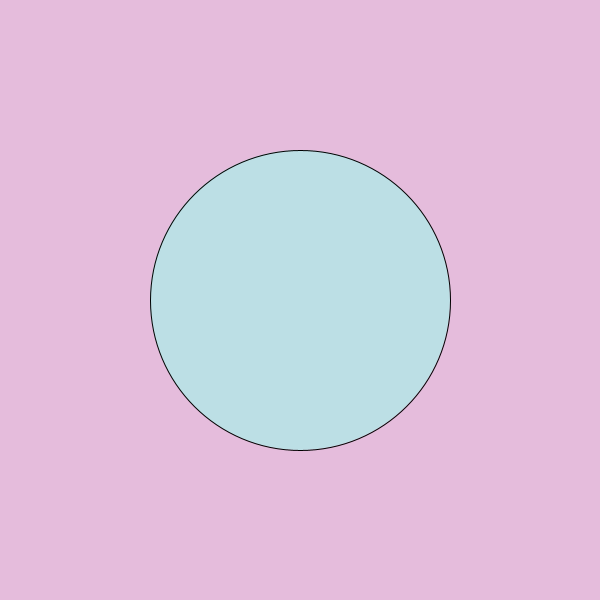
Frame 1 (no input)
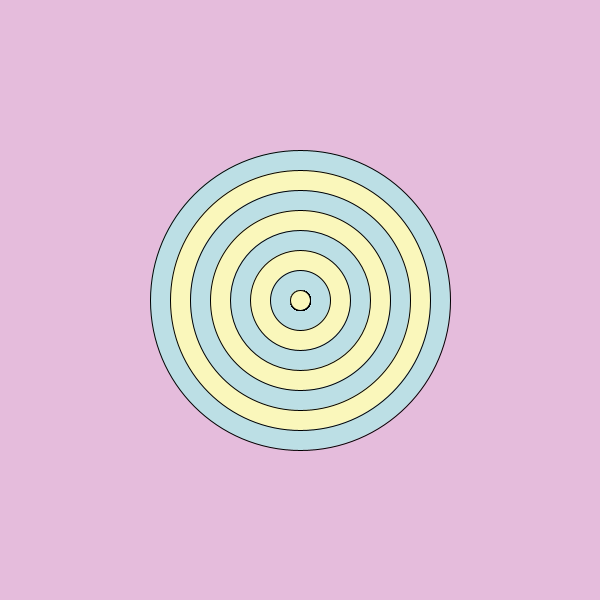
Frame 60 (the mouse pressed at the canvas centre just before this capture)
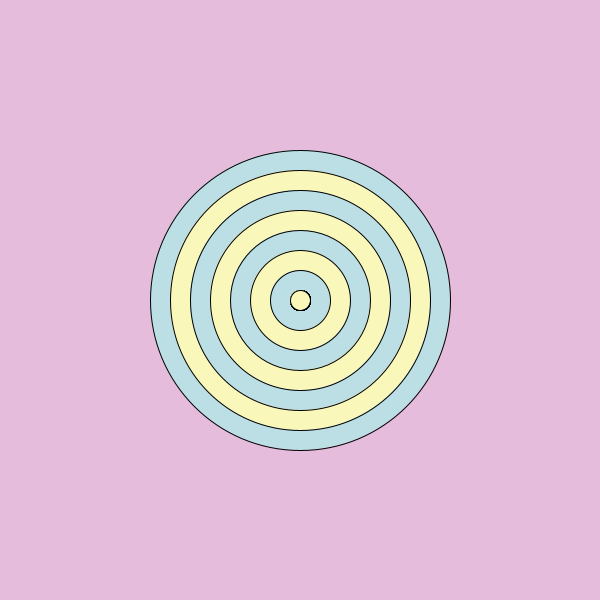
Frame 120 (the mouse held since frame 60 and released just before this capture)

The Processing sketch that drew these frames (run headless with seeded random() and noise(); from frame 60 on, the mouse is pressed at the canvas centre):

// Processing sketch: Bullseye
// ── Bullseye.pde
void setup() {
  size(600,600);
  background(#E5BCDC);
}
int size = 300;
int count = 0;
void draw(){
  
  if(count % 2 == 0){
  fill(#BCDFE5);
}
else {
  fill(#FAF7BB);
  }
  
  ellipse(300, 300, size, size);
  if(size>50){
    size -= 40;
  }
  

count++;
  
  
}
